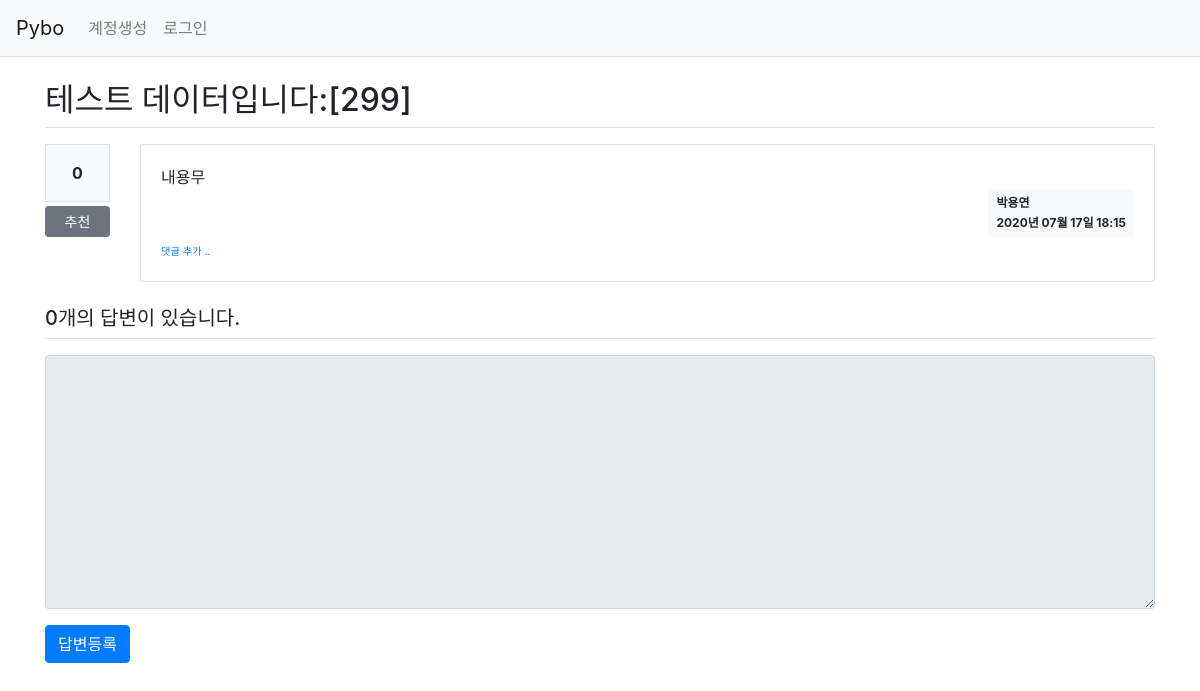
The app's page /question/detail/304/, older data.
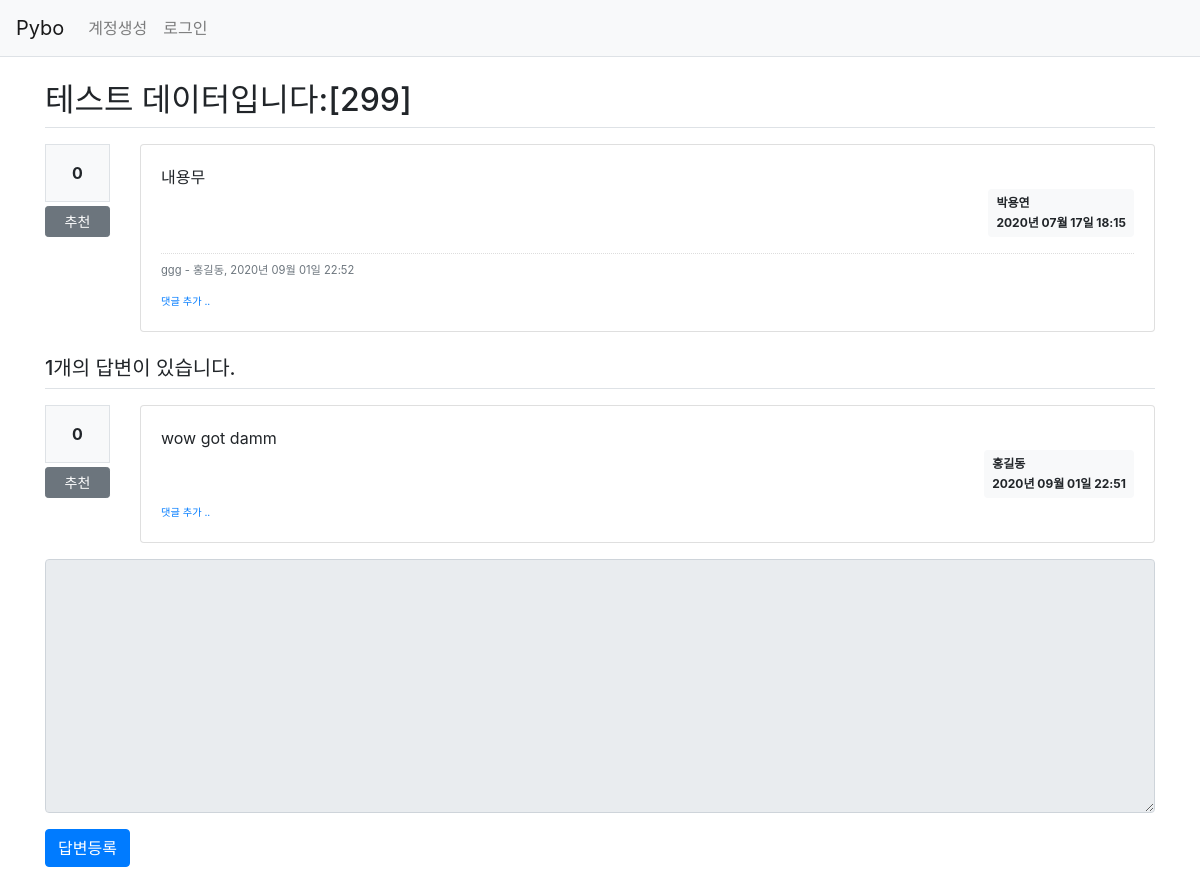
The same page, newer data.
### pybo/models.py (models this page shows)
class Question(db.Model):
    id = db.Column(db.Integer, primary_key=True)
    subject = db.Column(db.String(200), nullable=False)
    content = db.Column(db.Text(), nullable=False)
    create_date = db.Column(db.DateTime(), nullable=False)
    user_id = db.Column(db.Integer, db.ForeignKey('user.id', ondelete='CASCADE'), nullable=False)
    user = db.relationship('User', backref=db.backref('question_set'))
    modify_date = db.Column(db.DateTime(), nullable=True)
    voter = db.relationship('User', secondary=question_voter, backref=db.backref('question_voter_set'))

class User(db.Model):
    id = db.Column(db.Integer, primary_key=True)
    username = db.Column(db.String(150), unique=True, nullable=False)
    password = db.Column(db.String(200), nullable=False)
    email = db.Column(db.String(120), unique=True, nullable=False)

class Comment(db.Model):
    id = db.Column(db.Integer, primary_key=True)
    user_id = db.Column(db.Integer, db.ForeignKey('user.id', ondelete='CASCADE'), nullable=False)
    user = db.relationship('User', backref=db.backref('comment_set'))
    content = db.Column(db.Text(), nullable=False)
    create_date = db.Column(db.DateTime(), nullable=False)
    modify_date = db.Column(db.DateTime())
    question_id = db.Column(db.Integer, db.ForeignKey('question.id', ondelete='CASCADE'), nullable=True)
    question = db.relationship('Question', backref=db.backref('comment_set'))
    answer_id = db.Column(db.Integer, db.ForeignKey('answer.id', ondelete='CASCADE'), nullable=True)
    answer = db.relationship('Answer', backref=db.backref('comment_set'))

class Answer(db.Model):
    id = db.Column(db.Integer, primary_key=True)
    question_id = db.Column(db.Integer, db.ForeignKey('question.id', ondelete='CASCADE'))
    question = db.relationship('Question', backref=db.backref('answer_set'))
    content = db.Column(db.Text(), nullable=False)
    create_date = db.Column(db.DateTime(), nullable=False)
    user_id = db.Column(db.Integer, db.ForeignKey('user.id', ondelete='CASCADE'), nullable=False)
    user = db.relationship('User', backref=db.backref('answer_set'))
    modify_date = db.Column(db.DateTime(), nullable=True)
    voter = db.relationship('User', secondary=answer_voter, backref=db.backref('answer_voter_set'))

### pybo/views/question_views.py (the view)
@bp.route('/detail/<int:question_id>/')
def detail(question_id):
    form = AnswerForm()
    question = Question.query.get_or_404(question_id)
    return render_template('question/question_detail.html', question=question, form=form)

### pybo/forms.py
class AnswerForm(FlaskForm):
    content = TextAreaField('내용', validators=[DataRequired('내용은 필수입력 항목입니다.')])

### pybo/filter.py (called while the page is built)
def format_datetime(value, fmt='%Y년 %m월 %d일 %H:%M'):
    return value.strftime(fmt)

### pybo/views/auth_views.py (called while the page is built)
@bp.before_app_request
def load_logged_in_user():
    user_id = session.get('user_id')
    if user_id is None:
        g.user = None
    else:
        g.user = User.query.get(user_id)

### pybo/templates/question/question_detail.html (shortened to what this page needs)
{% extends 'base.html' %}
{% block content %}
<div class="container my-3">
    <h2 class="border-bottom py-2">{{ question.subject }}</h2>
    <div class="row my-3">
        <div class="col-1">
            <div class="bg-light text-center p-3 border font-weight-bolder mb-1">{{ question.voter|length }}</div>
            <a href="#" data-uri="{{ url_for('vote.question', question_id=question.id) }}"
               class="recommend btn btn-sm btn-secondary btn-block my-1">추천</a>
        </div>
        <div class="col-11">
            <div class="card">
                <div class="card-body">
                    <div class="card-text" style="white-space: pre-line;">{{ question.content }}</div>
                    <div class="d-flex justify-content-end">
                        <div class="badge badge-light p-2 text-left">
                            <div class="mb-2">{{ question.user.username }}</div>
                            <div>{{ question.create_date|datetime }}</div>
                        </div>
                    </div>
                    {% if question.comment_set|length > 0 %}
                    <div class="mt-3">
                    {% for comment in question.comment_set %}
                        <div class="comment py-2 text-muted">
                            <span style="white-space: pre-line;">{{ comment.content }}</span>
                            <span>
                                - {{ comment.user.username }}, {{ comment.create_date|datetime }}
                            </span>
                        </div>
                    {% endfor %}
                    </div>
                    {% endif %}
                    <div>
                        <a href="{{ url_for('comment.create_question', question_id=question.id) }}"
                           class="small"><small>댓글 추가 ..</small></a>
                    </div>
                </div>
            </div>
        </div>
    </div>
    <h5 class="border-bottom my-3 py-2">{{ question.answer_set|length }}개의 답변이 있습니다.</h5>
    {% for answer in question.answer_set %}
    <div class="row my-3">
        <div class="col-1">
            <div class="bg-light text-center p-3 border font-weight-bolder mb-1">{{ answer.voter|length }}</div>
            <a href="#" data-url="{{ url_for('vote.answer', answer_id=answer.id) }}"
                class="recommend btn btn-sm btn-secondary btn-block my-1">추천</a>
        </div>
        <div class="col-11">
            <div class="card">
                <div class="card-body">
                    <div class="card-text" style="white-space: pre-line;">{{ answer.content }}</div>
                    <div class="d-flex justify-content-end">
                        <div class="badge badge-light p-2 text-left">
                            <div class="mb-2">{{ answer.user.username }}</div>
                            <div>{{ answer.create_date|datetime }}</div>
                        </div>
                    </div>
                    <div>
                        <a href="{{ url_for('comment.create_answer', answer_id=answer.id) }}"
                           class="small"><small>댓글 추가 ..</small></a>
                    </div>
                </div>
            </div>
        </div>
    </div>
    {% endfor %}
    <form action="{{ url_for('answer.create', question_id=question.id) }}" method="post" class="my-3">
        <div class="form-group">
            <textarea {% if not g.user %}disabled{% endif %}
                    name="content" id="content" class="form-control" rows="10"></textarea>
        </div>
        <input type="submit" value="답변등록" class="btn btn-primary">
    </form>
</div>
{% endblock %}

### pybo/templates/base.html (shortened to what this page needs)
<!doctype html>
<html lang="ko">
<head>
    <link rel="stylesheet" href="{{ url_for('static', filename='bootstrap.min.css') }}">
    <link rel="stylesheet" href="{{ url_for('static', filename='style.css') }}">
</head>
<body>
{% include "navbar.html" %}
{% block content %}
{% endblock %}
</body>
</html>

### pybo/templates/navbar.html (shortened to what this page needs)
<nav class="navbar navbar-expand-lg navbar-light bg-light border-bottom">
    <a class="navbar-brand" href="{{ url_for('main.index') }}">Pybo</a>
    <div class="collapse navbar-collapse flex-grow-0" id="navbarNav">
        {% if g.user %}
        <ul class="navbar-nav">
            <li class="nav-item ">
                <a class="nav-link" href="{{ url_for('auth.logout') }}">{{ g.user.username }} (로그아웃)</a>
            </li>
        </ul>
        {% else %}
        <ul class="navbar-nav">
            <li class="nav-item ">
                <a class="nav-link" href="{{ url_for('auth.signup') }}">계정생성</a>
            </li>
            <li class="nav-item ">
                <a class="nav-link" href="{{ url_for('auth.login') }}">로그인</a>
            </li>
        </ul>
        {% endif %}
    </div>
</nav>

### pybo/static/style.css (style rules this page uses)
.comment { border-top:dotted 1px #ddd; font-size:0.7em; }

Row changes from the older to the newer data that the page shows:
added Comment: content "ggg", user.username "홍길동", create_date "2020년 09월 01일 22:52"
added Answer: voter|length "0", content "wow got damm", user.username "홍길동", create_date "2020년 09월 01일 22:51"
Text that changed along with them:
{{ question.answer_set|length }}: "0" → "1"
